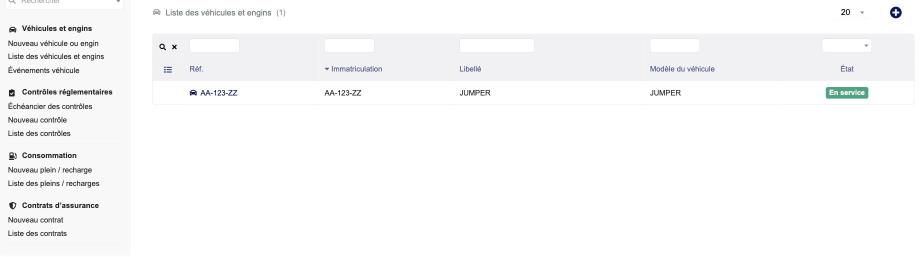
#> input picture doc/wiki-1.0.0/LMDBVehicleManagement-1.0.0-01-liste.jpg, 1844 x 513 px (shown at 1/2 size); its folder holds 4 pictures in this run
$ python anonymize.py
#> lines starting #> are read from the running program, lines starting #| are printed output that depends on the picture
"""Create publication copies from reviewed screenshots; never overwrite sources.

Run with the bundled Python runtime (Pillow). Rectangles are pixel coordinates
in the source image. Only the listed regions are blurred; other decoded pixels
are checked unchanged. PNG outputs contain no source EXIF/GPS metadata.
"""
from pathlib import Path
import hashlib
import json
from PIL import Image, ImageChops, ImageDraw, ImageFilter

ROOT = Path(__file__).resolve().parent
MODULE = ROOT.parent.parent
OUT = ROOT / "images"

# Reviewed against each original illustration, including reference columns.
OLD_REGIONS = {
    "01-liste": [(396, 175, 481, 198), (645, 175, 732, 198)],
    "02-fiche": [(120, 25, 220, 50), (197, 129, 281, 151)],
    "04-affectations": [(120, 25, 220, 50)],
    "05-kilometrage": [(120, 25, 220, 50)],
    "07-synthese": [(37, 369, 119, 396), (37, 424, 119, 447)],
    "08-echeancier": [(334, 201, 420, 225), (334, 264, 420, 286)],
    "09-qualification": [(120, 25, 220, 50)],
    "10-controle": [(323, 70, 405, 94), (323, 107, 405, 130)],
    "11-assurance": [(818, 287, 901, 313)],
    "13-intervention-facture": [(218, 185, 302, 209)],
    "15-modeles": [(992, 378, 1075, 400)],
    "17-historique": [(120, 25, 220, 50)],
    "19-apercu-pdf": [(680, 55, 758, 77), (285, 193, 354, 215), (285, 216, 354, 237)],
}


def anonymize(source, target, regions, crop=None, restore=()):
#> called with restore = ()
    with Image.open(source) as opened:
#> opened is the input picture: PIL image 1844x513 RGB; mean R, G, B 248.9, 249.1, 249.4
        original = Image.new("RGB", opened.size)
#> original: PIL image 1844x513 RGB; every value is 0
        original.paste(opened.convert("RGB"))
    result = original.copy()
    mask = Image.new("L", original.size)
#> mask: PIL image 1844x513 L; every value is 0
    painter = ImageDraw.Draw(mask)
    for box, radius in regions:
        x1, y1, x2, y2 = box
        assert 0 <= x1 < x2 <= original.width
        assert 0 <= y1 < y2 <= original.height
        result.paste(original.crop(box).filter(ImageFilter.GaussianBlur(radius)), box)
        painter.rectangle((x1, y1, x2 - 1, y2 - 1), fill=255)
    for box in restore:
        result.paste(original.crop(box), box)
        painter.rectangle((box[0], box[1], box[2] - 1, box[3] - 1), fill=0)
    difference = ImageChops.difference(original, result)
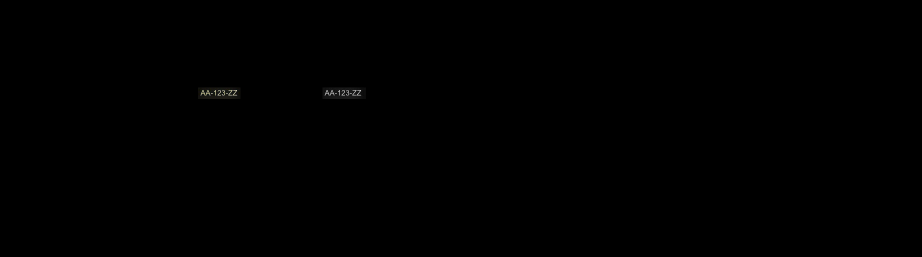
#> difference: PIL image 1844x513 RGB (shown at 1/2 size); mean R, G, B 0.2, 0.2, 0.2
    difference.paste((0, 0, 0), mask=mask)
    assert difference.getbbox() is None, "Unexpected edit outside redaction regions"
    if crop:
        result = result.crop(crop)
    result.save(target, format="PNG", optimize=True)
    assert target.stat().st_size < 2 * 1024 * 1024, "Wiki upload limit"
    with Image.open(target) as check:
        assert not check.getexif() and not check.info, "Unexpected metadata"
    return {
        "source": source.relative_to(MODULE).as_posix(),
        "file": target.name,
        "size": list(result.size),
        "regions": [{"box": list(b), "radius": r} for b, r in regions],
        "crop": crop,
        "restore": list(restore),
        "sha256": hashlib.sha256(target.read_bytes()).hexdigest(),
        "outside_regions_unchanged": True,
        "metadata_removed": True,
    }


def main():
    OUT.mkdir(exist_ok=True)
    records = []
    mapping = {}
    for suffix, boxes in OLD_REGIONS.items():
        source = MODULE / "doc/wiki-1.0.0" / ("LMDBVehicleManagement-1.0.0-" + suffix + ".jpg")
        target = OUT / ("LMDBVehicleManagement-2026-09-" + suffix + "-anonymise.png")
        records.append(anonymize(source, target, [(b, 12) for b in boxes]))
        mapping[source.name] = target.name
#> pass 2 of the loop in main, `for suffix, boxes in OLD_REGIONS.items():`:
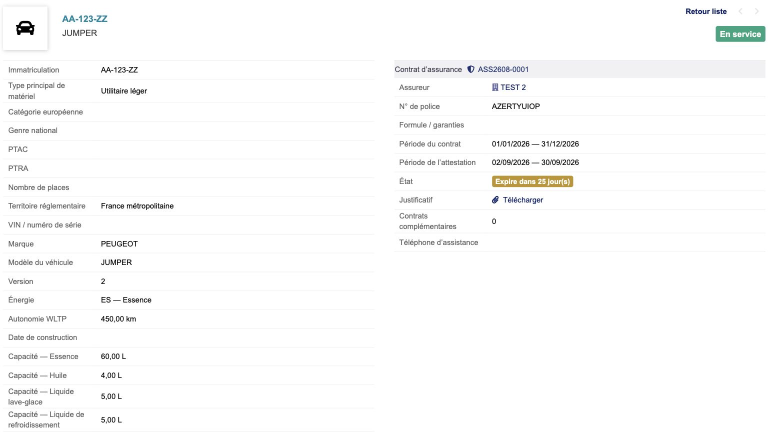
#> input picture doc/wiki-1.0.0/LMDBVehicleManagement-1.0.0-02-fiche.jpg, 1540 x 870 px (shown at 1/2 size)
#> in anonymize, opened is the input picture: PIL image 1540x870 RGB; mean R, G, B 250.8, 251, 250.8
#> original: PIL image 1540x870 RGB; every value is 0
#> mask: PIL image 1540x870 L; every value is 0
#> in anonymize (call 2), `difference = ImageChops.difference(original, result)`:
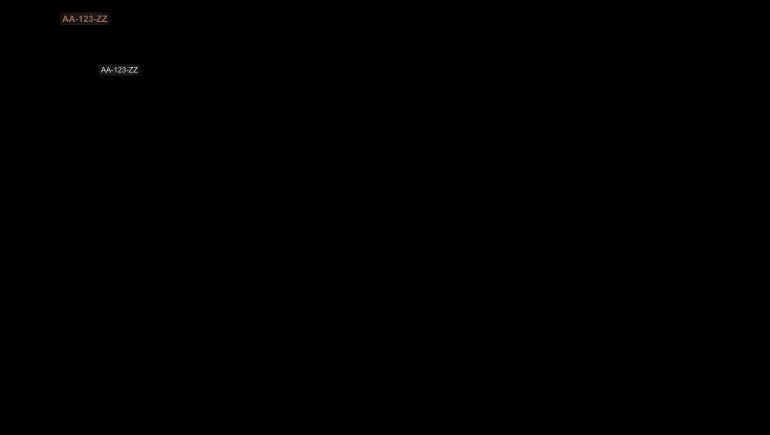
#> difference: PIL image 1540x870 RGB (shown at 1/2 size); mean R, G, B 0.2, 0.1, 0.1
#> pass 3 of the loop in main, `for suffix, boxes in OLD_REGIONS.items():`:
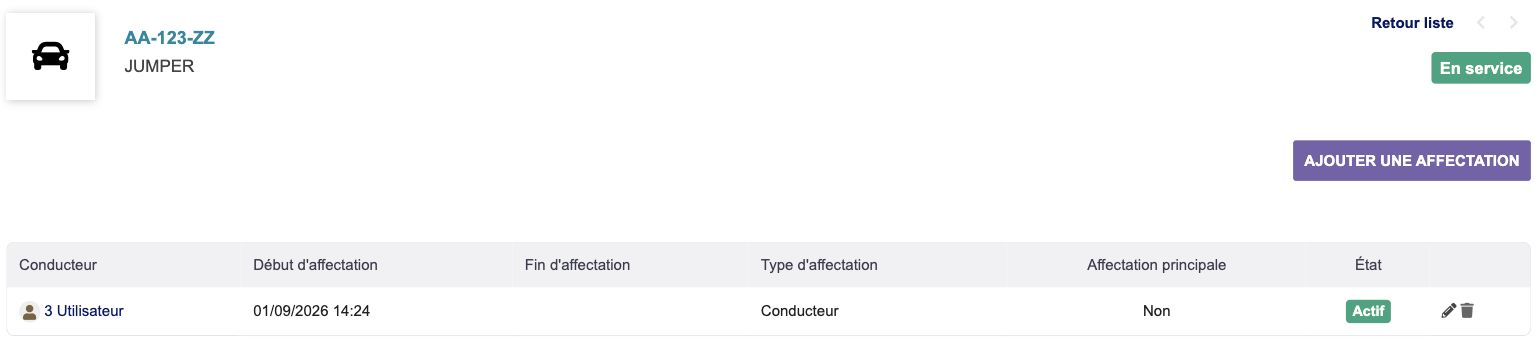
#> input picture doc/wiki-1.0.0/LMDBVehicleManagement-1.0.0-04-affectations.jpg, 1540 x 350 px
#> in anonymize, opened is the input picture: PIL image 1540x350 RGB; mean R, G, B 247.5, 247.9, 249.1
#> original: PIL image 1540x350 RGB; every value is 0
#> mask: PIL image 1540x350 L; every value is 0
#> in anonymize (call 3), `difference = ImageChops.difference(original, result)`:
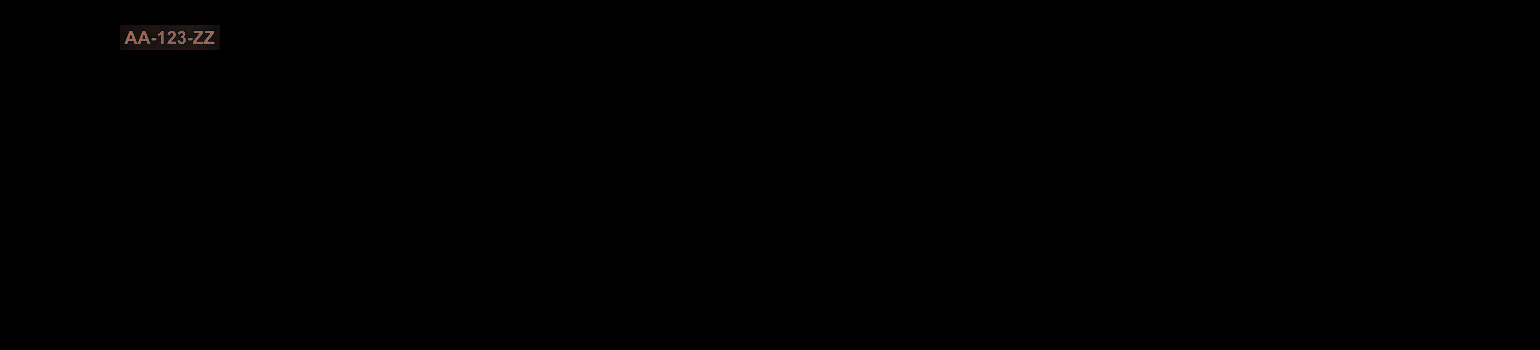
#> difference: PIL image 1540x350 RGB; mean R, G, B 0.2, 0.2, 0.1
#> the loop made 4 passes; the first 3 are shown
    new_manifest = ROOT / "new-screenshots.json"
    if new_manifest.exists():
        for spec in json.loads(new_manifest.read_text(encoding="utf-8")):
            records.append(anonymize(
                MODULE / spec["source"], OUT / spec["file"],
                [(r["box"], r["radius"]) for r in spec["regions"]],
                spec.get("crop"), spec.get("restore", []),
            ))
    (ROOT / "image-mapping.json").write_text(json.dumps(mapping, ensure_ascii=False, indent=2) + "\n", encoding="utf-8")
    (ROOT / "image-checks.json").write_text(json.dumps(records, ensure_ascii=False, indent=2) + "\n", encoding="utf-8")
    print(f"Created {len(records)} PNG files; pixel boundaries, metadata and size checked.")


if __name__ == "__main__":
#> (the run stopped early here; a loop or call above may not have finished)
